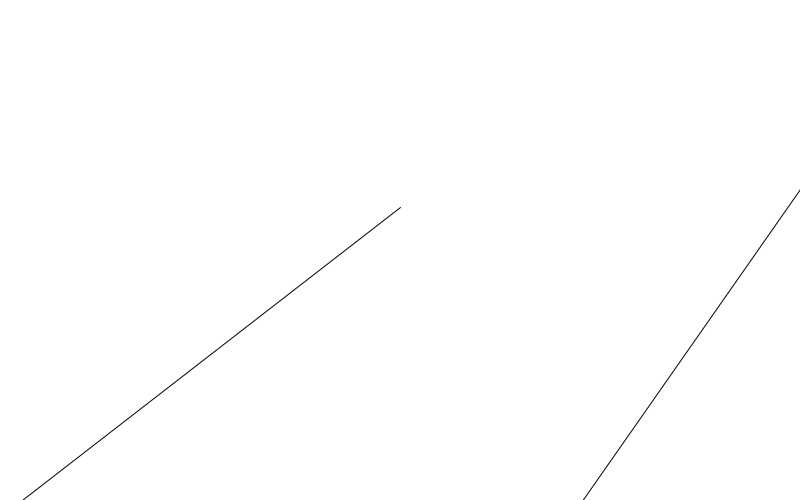
Frame 1 (no input)
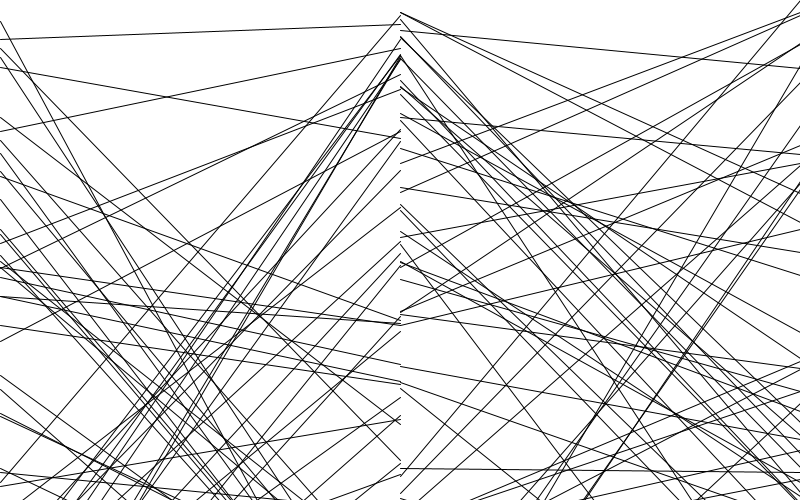
Frame 60 (the mouse pressed at the canvas centre just before this capture)
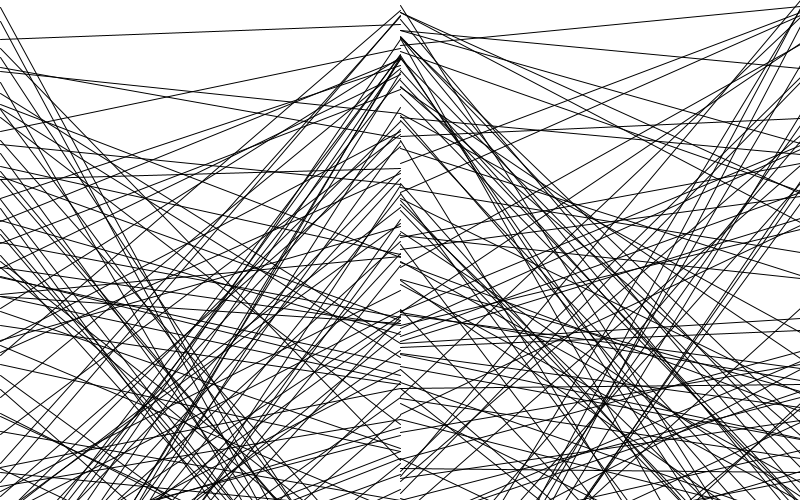
Frame 120 (the mouse held since frame 60 and released just before this capture)

The Processing sketch that drew these frames (run headless with seeded random() and noise(); from frame 60 on, the mouse is pressed at the canvas centre):

// Processing sketch: desafio_sandro
// ── desafio_sandro.pde
void setup(){
  //size(x,y);
  size(800,500);
  background(255);
}

void draw(){
 // line(ax,ay,bx,by);
  line(0,random(0,800),400,random(0,800));
  line(400,random(0,800),800,random(0,800));
}
